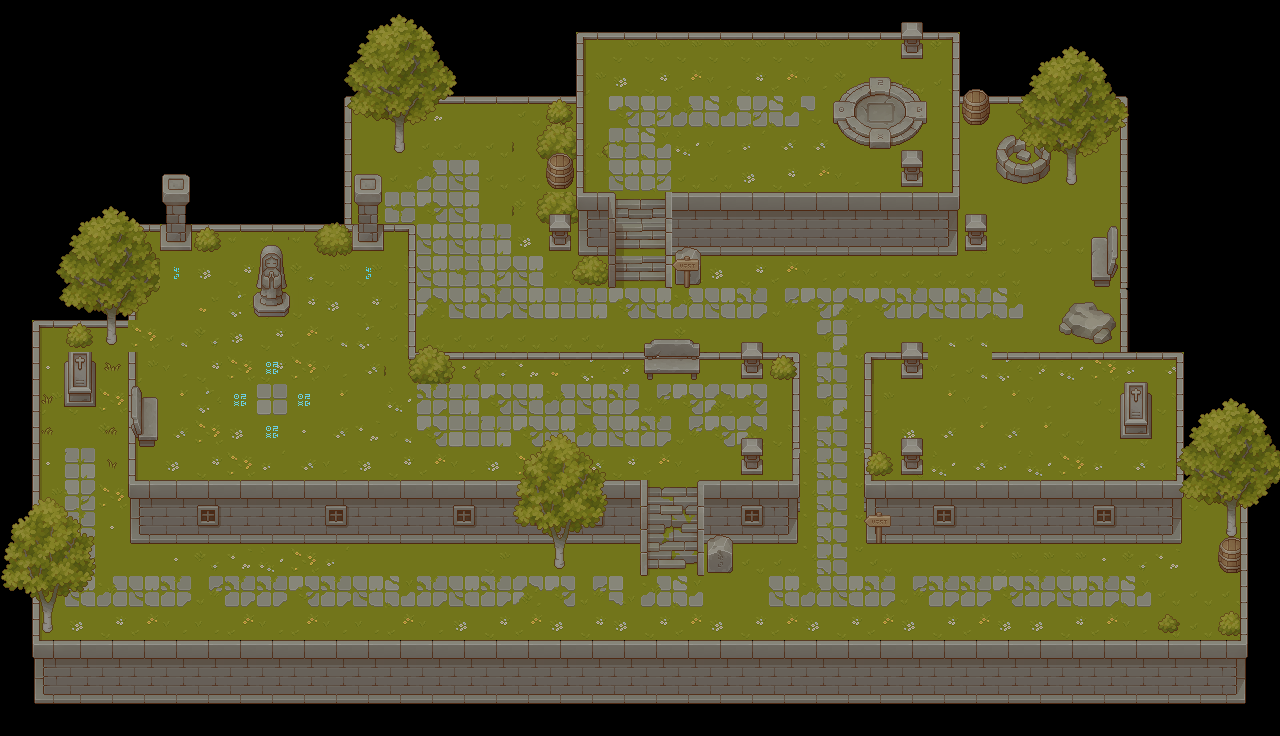

Below is a game level as drawn by its tile map, then a one-line description and the .tmx that defines it (tile-layer data replaced by summaries):
An orthogonal 40x23 tile map with 32x32 px tiles, 5 tile layers (Ground, Tile Layer 1, Tile Layer 2, Tile Layer 3, ...), 6 tilesets and 58 objects (Player).

<map version="1.10" tiledversion="1.10.2" orientation="orthogonal" renderorder="right-down" width="40" height="23" tilewidth="32" tileheight="32" infinite="0" nextlayerid="7" nextobjectid="72">
 <tileset firstgid="1" source="TX Tileset Grass.tsx" />
 <tileset firstgid="65" source="TX Tileset Wall.tsx" />
 <tileset firstgid="321" source="TX Props.tsx" />
 <tileset firstgid="577" source="TX Struct.tsx" />
 <tileset firstgid="833" source="TX Tileset Stone Ground.tsx" />
 <tileset firstgid="897" source="TX Plant.tsx" />
 <layer id="5" name="Ground" width="40" height="23">
  <data>[920 cells, 392 non-empty, 57 distinct tile ids]</data>
 </layer>
 <layer id="1" name="Tile Layer 1" width="40" height="23">
  <data>[920 cells, 543 non-empty, 21 distinct tile ids]</data>
 </layer>
 <layer id="2" name="Tile Layer 2" width="40" height="23">
  <data>[920 cells, 507 non-empty, 84 distinct tile ids]</data>
 </layer>
 <layer id="3" name="Tile Layer 3" width="40" height="23">
  <data>[920 cells, 337 non-empty, 77 distinct tile ids]</data>
 </layer>
 <layer id="4" name="Tile Layer 4" width="40" height="23">
  <data>[920 cells, 294 non-empty, 110 distinct tile ids]</data>
 </layer>
 <objectgroup id="6" name="ground">
  <object id="4" gid="18" x="1185.33" y="642.667" width="32" height="32" />
  <object id="10" x="1.33333" y="2.66667" width="34.6667" height="732">
   <polygon points="0,0 34.6667,0 34.6667,732 0,732" />
  </object>
  <object id="12" x="40" y="2.66667" width="308" height="225.333" />
  <object id="13" x="40" y="230.667" width="92" height="93.3333" />
  <object id="14" x="40" y="644" width="1237.33" height="90.6667" />
  <object id="15" x="1244" y="2.66667" width="34.6667" height="638.667" />
  <object id="16" x="1180" y="2.66667" width="60" height="480" />
  <object id="17" x="129.333" y="482.667" width="517" height="58.6667" />
  <object id="18" x="698.667" y="482.333" width="99.667" height="60" />
  <object id="19" x="866" y="480.667" width="316.667" height="60" />
  <object id="20" x="668" y="194" width="290.667" height="60" />
  <object id="21" x="1153.33" y="610" width="29.3337" height="28" />
  <object id="22" x="1216" y="540.667" width="28.0003" height="33.3333" />
  <object id="23" x="1216" y="610" width="26.667" height="28" />
  <object id="24" x="642" y="540.667" width="4.33367" height="33.3333" />
  <object id="27" x="867.333" y="355.333" width="1.33367" height="122.667" />
  <object id="28" x="795.333" y="356.667" width="1.33367" height="121.333" />
  <object id="29" x="131.333" y="236.667" width="1.33367" height="249.333" />
  <object id="30" x="955.333" y="34" width="1.33367" height="160" />
  <object id="31" x="579.333" y="34.6667" width="1.33367" height="160" />
  <object id="32" x="411.333" y="226.667" width="1.33367" height="130.667" />
  <object id="33" x="1123.33" y="97.3333" width="1.33367" height="258.667" />
  <object id="34" x="411.333" y="354.667" width="385.334" height="2.66667" />
  <object id="35" x="339.333" y="225.333" width="73.3337" height="2.66667" />
  <object id="36" x="575.333" y="33.3333" width="382.667" height="2.66667" />
  <object id="37" x="346" y="98.6667" width="228" height="2.66667" />
  <object id="38" x="955.333" y="97.3333" width="168" height="2.66667" />
  <object id="39" x="867.333" y="354.667" width="314.667" height="2.66667" />
  <object id="40" x="993.333" y="130.667" width="58.6667" height="54.6667">
   <ellipse />
  </object>
  <object id="41" x="576" y="192" width="37.3333" height="96" />
  <object id="42" x="672.667" y="258" width="33.3333" height="28" />
  <object id="43" x="962" y="211.333" width="26.6666" height="38.6667" />
  <object id="44" x="1024.67" y="98" width="29.3333" height="28" />
  <object id="45" x="958" y="98" width="33.3333" height="28" />
  <object id="46" x="546" y="124.667" width="26.6666" height="125.333" />
  <object id="47" x="536.667" y="194" width="33.3333" height="28" />
  <object id="48" x="534" y="128.667" width="33.3333" height="28" />
  <object id="49" x="156.667" y="222" width="33.3333" height="28" />
  <object id="50" x="386" y="134" width="24" height="22.6667" />
  <object id="51" x="248.667" y="288.667" width="46.6666" height="28" />
  <object id="52" x="62" y="350" width="33.3333" height="60" />
  <object id="53" x="102" y="332.667" width="17.3333" height="14.6667" />
  <object id="54" x="551.333" y="555.333" width="14.6666" height="17.3333" />
  <object id="55" x="38" y="618" width="21.3333" height="16" />
  <object id="56" x="1222" y="519.333" width="18.6666" height="20" />
  <object id="57" x="1062" y="167.333" width="18.6666" height="20" />
  <object id="58" x="1090" y="227.333" width="28" height="124" />
  <object id="61" x="1088" y="298.667">
   <polygon points="0,0 -16,4 -29.3333,26.6667 -28.6667,31.3333 -24,34.6667 1.33333,40.6667" />
  </object>
  <object id="62" x="314" y="225.333" width="70.6666" height="28" />
  <object id="63" x="644" y="352.667" width="58.6666" height="28" />
  <object id="64" x="736.667" y="354.667" width="29.3333" height="25.3333" />
  <object id="65" x="738" y="447.333" width="29.3333" height="28" />
  <object id="66" x="899.333" y="363.333" width="24.6666" height="17.3333" />
  <object id="67" x="901.333" y="458.667" width="23.3333" height="18" />
  <object id="68" x="1118" y="388.667" width="35.3333" height="51.3333" />
  <object id="69" x="704.67" y="544.667" width="25.3333" height="28" />
  <object id="70" x="698.833" y="541.333" width="4.33367" height="33.3333" />
  <object id="71" name="Player" x="257" y="385" width="31" height="29" />
 </objectgroup>
</map>
